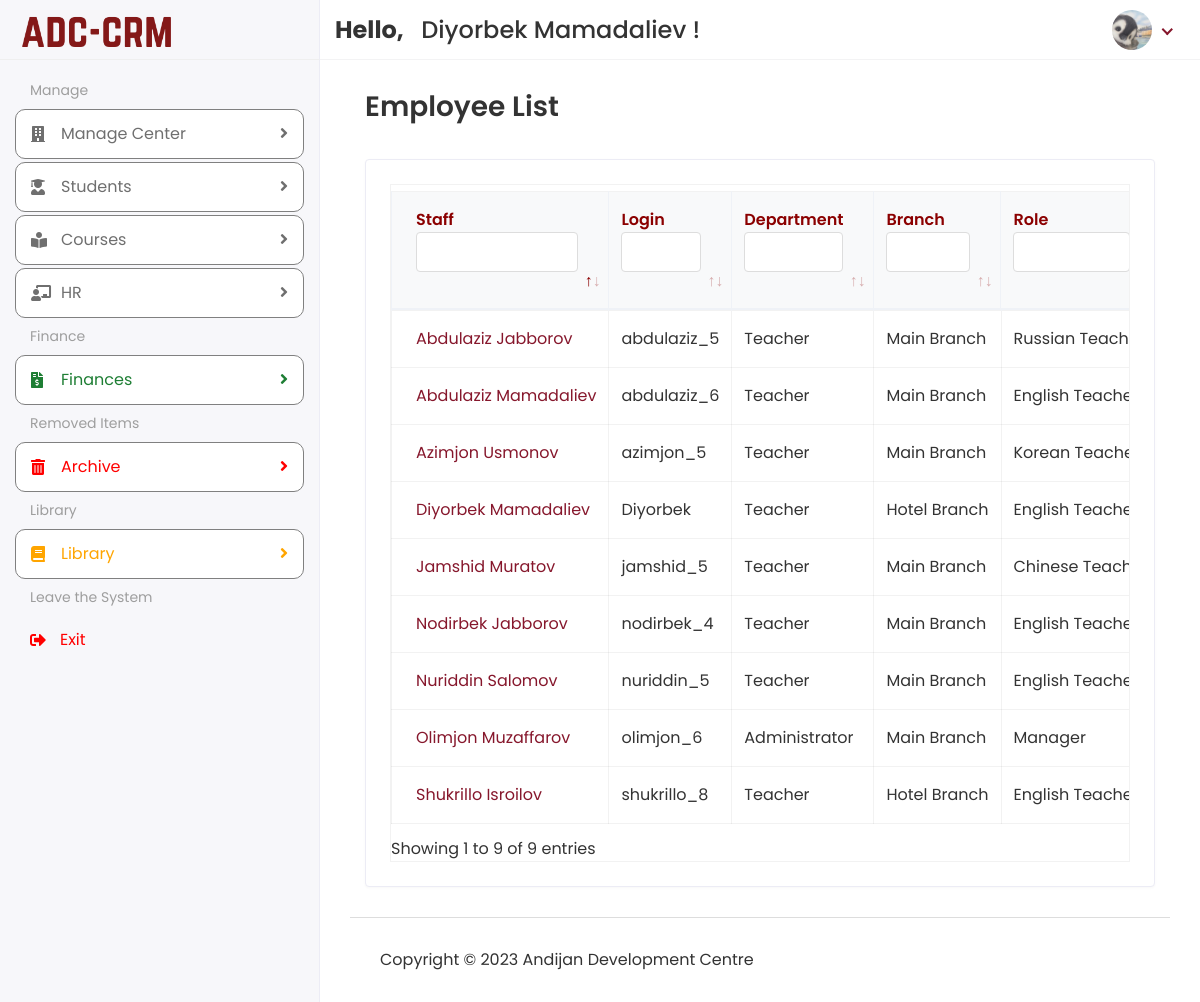
/Hod/Staff/View (signed in), run on an earlier commit of the app's database.
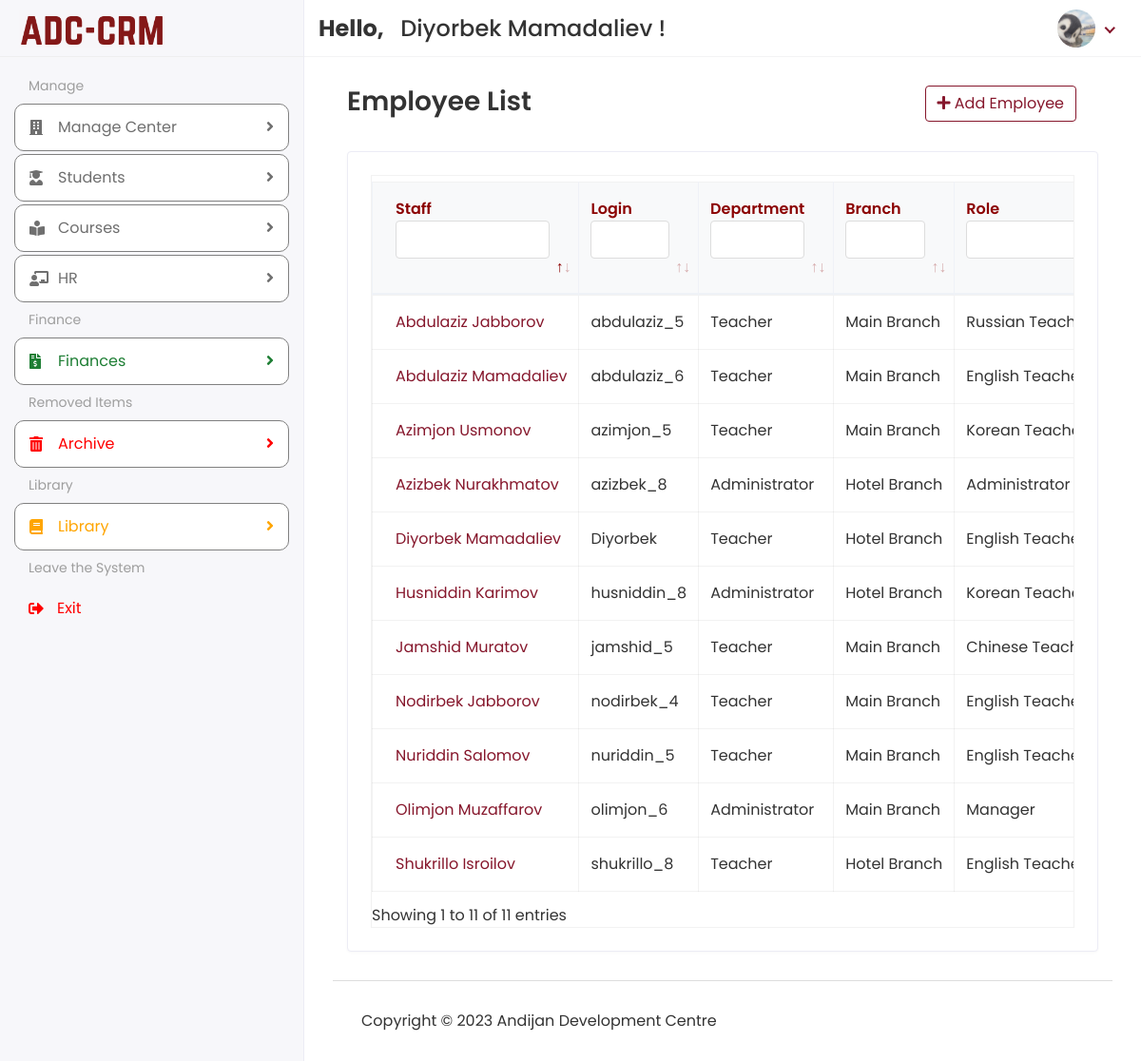
And on a later commit of the database.
### app/models.py (models this page shows, shortened)
class customUser(AbstractUser):
    USER = (
        (1, 'HOD'),
        (3, 'STUDENT'),
    )
    user_type = models.CharField(choices=USER, max_length=50, default=1)
    profile_pic = models.ImageField(upload_to='media/profile_pic',blank=True, null=True)

class Staff(models.Model):
    admin = models.OneToOneField(customUser, on_delete=models.CASCADE)
    department = models.CharField(max_length=50)
    role = models.CharField(max_length=100)
    fines = models.CharField(max_length=30, blank=True, null=True)
    bonus = models.CharField(max_length=30, blank=True, null=True)
    tax = models.CharField(max_length=30, blank=True, null=True)
    salary_type = models.CharField(max_length=30)
    branch = models.ForeignKey('Branch', on_delete=models.SET_NULL, blank=True, null=True)
    work_format = models.CharField(max_length=30)
    salary_amount = models.CharField(max_length=30)
    birth_date = models.DateTimeField(blank=True, null=True)
    status = models.CharField(max_length=20, blank=True, null=True)
    address = models.TextField(max_length=150, blank=True, null=True)
    mobile = models.CharField(max_length=20, blank=True, null=True)
    mobiletwo = models.CharField(max_length=20, blank=True, null=True)
    created_date = models.DateTimeField(auto_now_add=True)
    updated_date = models.DateTimeField(auto_now_add=True)

class Branch(models.Model):
    profile_pic = models.ImageField(upload_to='media/profile_pic', blank=True, null=True)
    name = models.CharField(max_length=100)
    address = models.CharField(max_length=255)
    phone_number = models.CharField(max_length=20)
    rooms = models.CharField(max_length=20, blank=True, null=True)

### ADC_school_project/Hod_Views.py (the view)
# urls.py: path('Hod/Staff/View', Hod_Views.VIEW_STAFF, name="view_staff"),
@login_required(login_url='/')
def VIEW_STAFF(request):
    staff = Staff.objects.exclude(status='Archived')
    context = {
        'staff': staff,
    }
    return render(request, 'Hod/view_staff.html', context)

### templates/Hod/view_staff.html (shortened to what this page needs)
{% extends 'base.html' %}
{% block content %}
    <div class="content container-fluid">
               <div class="page-header">
                  <div class="row align-items-center">
                     <div class="col">
                         {% if user.is_authenticated and 'director' in user.email|lower %}
                         <div class="col-auto text-right float-right ml-auto">
                        <a href="{% url 'add_staff' %}" class="btn btn-outline-primary mr-2"><i class="fas fa-plus"></i> Add Employee</a>
                     </div>
                         {% endif %}
                        <h3 class="page-title">Employee List</h3>
                     </div>
                  </div>
               </div>
               <div class="row">
                  <div class="col-sm-12">
                     <div class="card card-table">
                        <div class="card-body">
                           <div class="table-responsive table-bordered table-hover">
                              <table class="data-table table">
                                    <thead class="thead-light">
                                        <tr>
                                            <th style="color: darkred">Staff</th>
                                            <th style="color: darkred">Login</th>
                                            <th style="color: darkred">Department</th>
                                            <th style="color: darkred">Branch</th>
                                            <th style="color: darkred">Role</th>
                                        </tr>
                                    </thead>
                                    <tbody>
                                        {% for i in staff %}
                                        <tr>
                                            <td>
                                                    <a href="{% url 'edit_staff' i.id %}">{{ i.admin.first_name }}&nbsp;{{ i.admin.last_name }}</a>
                                            </td>
                                            <td>{{ i.admin.username }}</td>
                                            <td>{{ i.department }}</td>
                                            <td>{{ i.branch.name }}</td>
                                            <td>{{ i.role }}</td>
                                        </tr>
                                        {% endfor %}
                                    </tbody>
                                </table>
                           </div>
                        </div>
                     </div>
                  </div>
               </div>
            </div>
{% endblock %}

### templates/base.html (shortened to what this page needs)
<!DOCTYPE html>
<html lang="en">
{% load static %}
   <head>
      <link rel="stylesheet" href="{% static 'assets/plugins/bootstrap/css/bootstrap.min.css' %}">
      <link rel="stylesheet" href="{% static 'assets/plugins/fontawesome/css/fontawesome.min.css' %}">
      <link rel="stylesheet" href="{% static 'assets/plugins/fontawesome/css/all.min.css' %}">
      <link rel="stylesheet" href="{% static 'assets/css/style.css' %}">
   </head>
   <body>
   <div class="main-wrapper">
       {% include 'includes/header.html' %}
       {% include 'includes/sidebar.html' %}
        <div class="page-wrapper">
            <div class="content container-fluid">
                {% block content %}
                {% endblock %}
       {% include 'includes/footer.html' %}
        </div>
   </div>
       <link rel="stylesheet" href="{% static 'assets/plugins/datatables/datatables.min.css' %}">
   </div>
   </body>
</html>

### templates/includes/header.html (shortened to what this page needs)
{% load static %}
<div class="header">
            <div class="header-left">
               <a href="{% url 'hod_home' %}" class="logo">
               <img src="{% static 'assets/img/logo.png' %}" alt="Logo">
               </a>
            </div>
            <div class="top-nav-search mt-3">
                <h4>
                    <strong>
                        Hello,
                    </strong>&nbsp;<span>
                    {{ user.first_name }} {{ user.last_name }}
                </span>!</h4>
            </div>
            <ul class="nav user-menu">
               <li class="nav-item dropdown has-arrow">
                  <a href="#" class="dropdown-toggle nav-link" data-toggle="dropdown">
                      {% if user.profile_pic == "" %}
                          <span class="user-img"><img class="rounded-circle" src="{% static 'assets/img/noimg.png' %}" width="31" alt="Profile_Picture"></span>
                      {% else %}
                  <span class="user-img"><img class="rounded-circle" src="/{{ user.profile_pic }}" width="31" alt="Profile_Picture"></span>
                      {% endif %}
                  </a>
               </li>
            </ul>
         </div>

### templates/includes/sidebar.html (shortened to what this page needs)
{% load static %}
<div class="sidebar toggled" id="sidebar">
    {% if user.is_authenticated and 'director' in user.email|lower %}
                <div class="sidebar-inner slimscroll">
               <div id="sidebar-menu" class="sidebar-menu">
                  <ul>
                     <li class="menu-title">
                        <span>Manage</span>
                     </li>
                      <li class="submenu">
                        <a href="#"><i class="fas fa-building"></i> <span>Manage Center</span> <span class="menu-arrow"></span></a>
                     </li>
                     <li class="submenu">
                        <a href="#"><i class="fas fa-user-graduate"></i> <span> Students</span> <span class="menu-arrow"></span></a>
                     </li>
                      <li class="submenu">
                        <a href="#"><i class="fas fa-book-reader"></i> <span> Courses</span> <span class="menu-arrow"></span></a>
                     </li>
                     <li class="submenu">
                        <a href="#"><i class="fas fa-chalkboard-teacher"></i> <span> HR</span> <span class="menu-arrow"></span></a>
                     </li>
                     <li class="menu-title">
                        <span>Finance</span>
                     </li>
                     <li class="submenu">
                        <a style="color: #1e7e34" href="#"><i class="fas fa-file-invoice-dollar"></i> <span> Finances</span> <span class="menu-arrow"></span></a>
                     </li>
                      <li class="menu-title">
                        <span>Removed Items</span>
                     </li>
                      <li class="submenu">
                        <a style="color: red" href="#"><i class="fas fa-trash-alt"></i> <span> Archive</span> <span class="menu-arrow"></span></a>
                     </li>
                      <li class="menu-title">
                        <span>Library</span>
                     </li>
                      <li class="submenu">
                        <a style="color: orange" href="#" href="#"><i class="fas fa-book"></i> <span> Library</span> <span class="menu-arrow"></span></a>
                     </li>
                      <li class="menu-title">
                        <span>Leave the System</span>
                     </li>
                      <li>
                        <a style="color: red" href="{% url 'logout' %}"><i class="fas fa-sign-out-alt"></i> <span>Exit</span></a>
                     </li>
                  </ul>
               </div>
            </div>
            {% endif %}
            {% if user.is_authenticated and 'admin' in user.email|lower %}
                <div class="sidebar-inner slimscroll">
               <div id="sidebar-menu" class="sidebar-menu">
                  <ul>
                     <li class="menu-title">
                        <span>Manage</span>
                     </li>
                      <li class="submenu">
                        <a href="#"><i class="fas fa-building"></i> <span>Manage Center</span> <span class="menu-arrow"></span></a>
                     </li>
                     <li class="submenu">
                        <a href="#"><i class="fas fa-user-graduate"></i> <span> Students</span> <span class="menu-arrow"></span></a>
                     </li>
                      <li class="submenu">
                        <a href="#"><i class="fas fa-book-reader"></i> <span> Courses</span> <span class="menu-arrow"></span></a>
                     </li>
                     <li class="submenu">
                        <a href="#"><i class="fas fa-chalkboard-teacher"></i> <span> HR</span> <span class="menu-arrow"></span></a>
                     </li>
                     <li class="menu-title">
                        <span>Finance</span>
                     </li>
                     <li class="submenu">
                        <a style="color: #1e7e34" href="#"><i class="fas fa-file-invoice-dollar"></i> <span> Finances</span> <span class="menu-arrow"></span></a>
                     </li>
                      <li class="menu-title">
                        <span>Removed Items</span>
                     </li>
                      <li class="submenu">
                        <a style="color: red" href="#"><i class="fas fa-trash-alt"></i> <span> Archive</span> <span class="menu-arrow"></span></a>
                     </li>
                      <li class="menu-title">
                        <span>Library</span>
                     </li>
                      <li class="submenu">
                        <a style="color: orange" href="#" href="#"><i class="fas fa-book"></i> <span> Library</span> <span class="menu-arrow"></span></a>
                     </li>
                      <li class="menu-title">
                        <span>Leave the System</span>
                     </li>
                      <li>
                        <a style="color: red" href="{% url 'logout' %}"><i class="fas fa-sign-out-alt"></i> <span>Exit</span></a>
                     </li>
                  </ul>
               </div>
            </div>
            {% endif %}
         </div>

### templates/includes/footer.html
{% load static %}
<footer>
    <p>Copyright © 2023 Andijan Development Centre</p>
</footer>

### templates/includes/header.html (style rules this page uses)
.user-img img { border-radius: 50%; width: 40px; height: 40px; object-fit: cover; }

### templates/includes/sidebar.html (style rules this page uses)
.submenu a { color: white; }
.submenu { border: 1px solid grey; border-radius: 10px; transition: transform 0.3s ease; color: black; background: white; }

What changed in the data, as far as the page shows it:
changed customUser "Diyorbek": email "dbk@adcadmin.com" → "dbk@adcdirector.com" (drawn)
added Staff: admin.first_name "Husniddin", admin.last_name "Karimov", admin.username "husniddin_8", department "Administrator", branch.name "Hotel Branch", role "Korean…"
added Staff: admin.first_name "Azizbek", admin.last_name "Nurakhmatov", admin.username "azizbek_8", department "Administrator", branch.name "Hotel Branch", role "Administrator"
Also different on the page:
text written by a page script: "Showing 1 to 9 of 9 entries" → "Showing 1 to 11 of 11 entries"
text now shown: "Add Employee"
